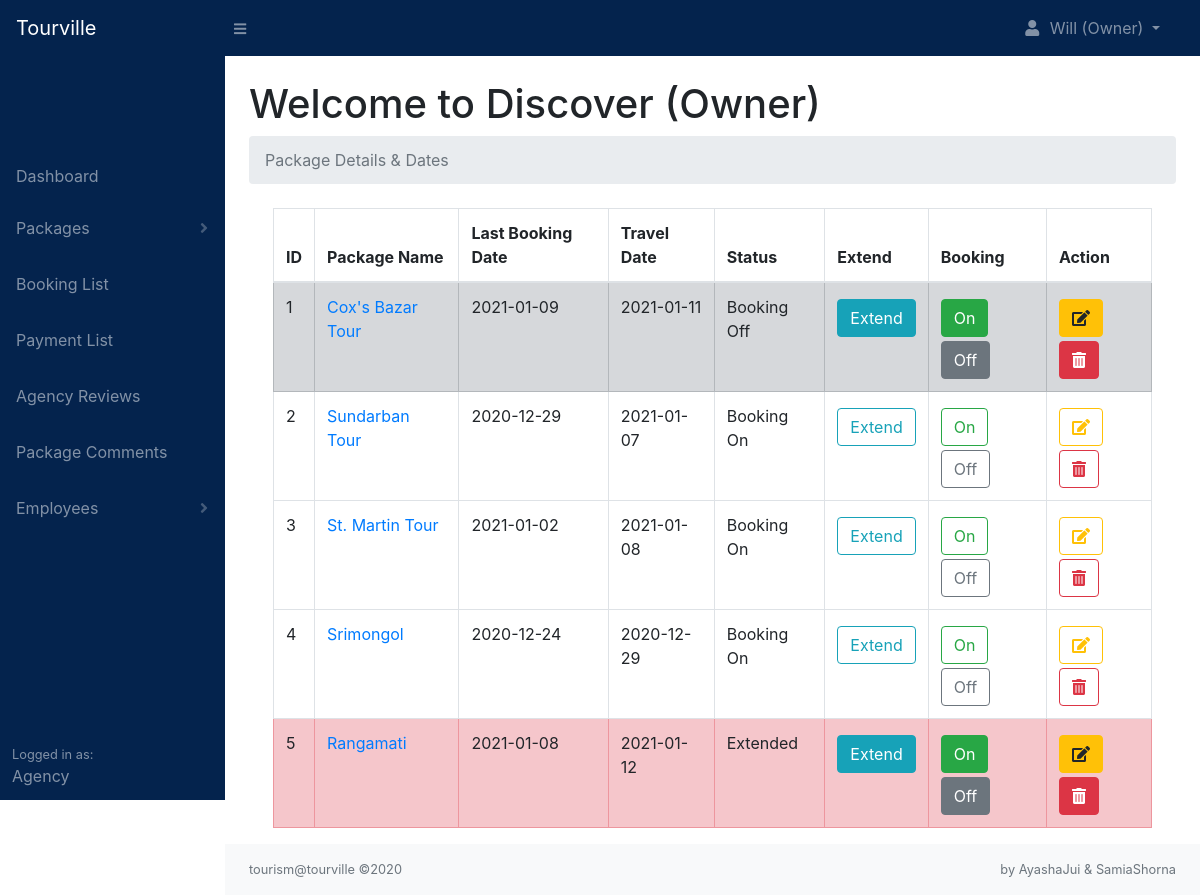
Screenshot of /agency/packages.php?page=package_date (signed in) with the database file from the repository.
### tables this page shows
CREATE TABLE `package_dates` (
  `date_id` int(11) NOT NULL,
  `package_id` int(11) NOT NULL,
  `agency_id` int(11) NOT NULL,
  `last_date` date NOT NULL,
  `travel_date` date NOT NULL,
  `status` varchar(255) NOT NULL,
  `date` date NOT NULL
);

CREATE TABLE `packages` (
  `package_id` int(11) NOT NULL,
  `agency_id` int(11) NOT NULL,
  `package_name` varchar(255) NOT NULL,
  `location` varchar(255) NOT NULL,
  `country` varchar(255) NOT NULL,
  `place_details` text NOT NULL,
  `place_images` text NOT NULL,
  `num_days` int(11) NOT NULL,
  `num_nights` int(11) NOT NULL,
  `budget_price` int(11) NOT NULL,
  `comfort_price` int(11) NOT NULL,
  `lux_price` int(11) NOT NULL,
  `budget_details` varchar(255) NOT NULL,
  `comfort_details` varchar(255) NOT NULL,
  `lux_details` varchar(255) NOT NULL,
  `booking_percentage` int(11) NOT NULL,
  `min_people` int(11) NOT NULL,
  `includes` text NOT NULL,
  `excludes` text NOT NULL,
  `optional` text NOT NULL,
  `itinerary` text NOT NULL,
  `package_status` varchar(255) NOT NULL,
  `package_date` date NOT NULL
);

### agency/includes/package_date.php (the view, shortened to what this page needs)
<?php
    $stmt = $pdo->prepare('SELECT * FROM package_dates WHERE agency_id = :agency_id ORDER BY status');
    $stmt->execute([':agency_id'  => $_SESSION['agency_id']]);
    $dates = [];
    while($row = $stmt->fetch(PDO::FETCH_ASSOC)){
        $dates[] = $row;
    }
?>
<div class="container-fluid">
<?php
    if(empty($dates)){
        echo '<h1 class="text-center pt-4">Nothing to Show</h1>';
    }else{
?>
    <div class="col-xs-12">
        <table class="table table-hover table-bordered">
            <thead>
                <tr>
                    <th>ID</th>
                    <th>Package Name</th>
                    <th>Last Booking Date</th>
                    <th>Travel Date</th>
                    <th>Status</th>
                    <th>Extend</th>
                    <th>Booking</th>
                    <th>Action</th>
                </tr>
            </thead>
            <tbody>
            <?php
                $i = 1;
                foreach($dates as $date){
                    if($date['status'] == 'booking off'){
                        echo '<tr class="table table-secondary">';
                    }else if($date['status'] == 'extended'){
                        echo '<tr class="table table-danger">';
                    }else{
                        echo '<tr>';
                    }
                        echo '<td>'. $i++ .'</td>';
                        $stmt = $pdo->prepare('SELECT * FROM packages WHERE package_id = :package_id');
                        $stmt->execute([':package_id' => $date['package_id']]);
                        $package = $stmt->fetch(PDO::FETCH_ASSOC);
                        echo '<td><a href="../package.php?package_id='. $date['package_id'] .'">'. $package['package_name'] .'</a></td>';
                        echo '<td>'. $date['last_date'] .'</td>';
                        echo '<td>'. $date['travel_date'] .'</td>';
                        echo '<td>'. ucwords($date['status']) .'</td>';
                    if($date['status'] != 'booking on'){
                        echo '<td><a href="packages.php?page=update_date&extend='. $date['date_id'] .'" class="btn btn-info mt-1">Extend</a></td>';
                        echo '<td><a href="packages.php?page=package_date&b_on='. $date['date_id'] .'" class="btn btn-success mt-1 mr-1">On</a>';
                        echo '<a href="packages.php?page=package_date&b_off='. $date['date_id'] .'" class="btn btn-secondary mt-1">Off</a></td>';
                        echo '<td><a href="packages.php?page=update_date&edit='. $date['date_id'] .'" class="btn btn-warning mt-1 mr-1"><i class="fas fa-edit"></i></a>';
                        echo '<a href="packages.php?page=package_date&delete='. $date['date_id'] .'" class="btn btn-danger mt-1"><i class="fas fa-trash-alt"></i></a></td>';
                    }else{
                        echo '<td><a href="packages.php?page=update_date&extend='. $date['date_id'] .'" class="btn btn-outline-info mt-1">Extend</a></td>';
                        echo '<td><a href="packages.php?page=package_date&b_on='. $date['date_id'] .'" class="btn btn-outline-success mt-1 mr-1">On</a>';
                        echo '<a href="packages.php?page=package_date&b_off='. $date['date_id'] .'" class="btn btn-outline-secondary mt-1">Off</a></td>';
                        echo '<td><a href="packages.php?page=update_date&edit='. $date['date_id'] .'" class="btn btn-outline-warning mt-1 mr-1"><i class="fas fa-edit"></i></a>';
                        echo '<a href="packages.php?page=package_date&delete='. $date['date_id'] .'" class="btn btn-outline-danger mt-1"><i class="fas fa-trash-alt"></i></a></td>';
                    }
                    echo '</tr>';
                }
            ?>
            </tbody>
        </table>
    </div>
    <?php
    }
    ?>
</div>

### rows the page displays
package_dates: package.package_name "Cox's Bazar Tour", last_date "2021-01-09", travel_date "2021-01-11", status "Booking Off"
package_dates: package.package_name "Sundarban Tour", last_date "2020-12-29", travel_date "2021-01-07", status "Booking On"
package_dates: package.package_name "St. Martin Tour", last_date "2021-01-02", travel_date "2021-01-08", status "Booking On"
package_dates: package.package_name "Srimongol", last_date "2020-12-24", travel_date "2020-12-29", status "Booking On"
package_dates: package.package_name "Rangamati", last_date "2021-01-08", travel_date "2021-01-12", status "Extended"

### other values shown
$_SESSION['owner_firstname'] "Will"
$_SESSION['agency_name'] "Discover"
